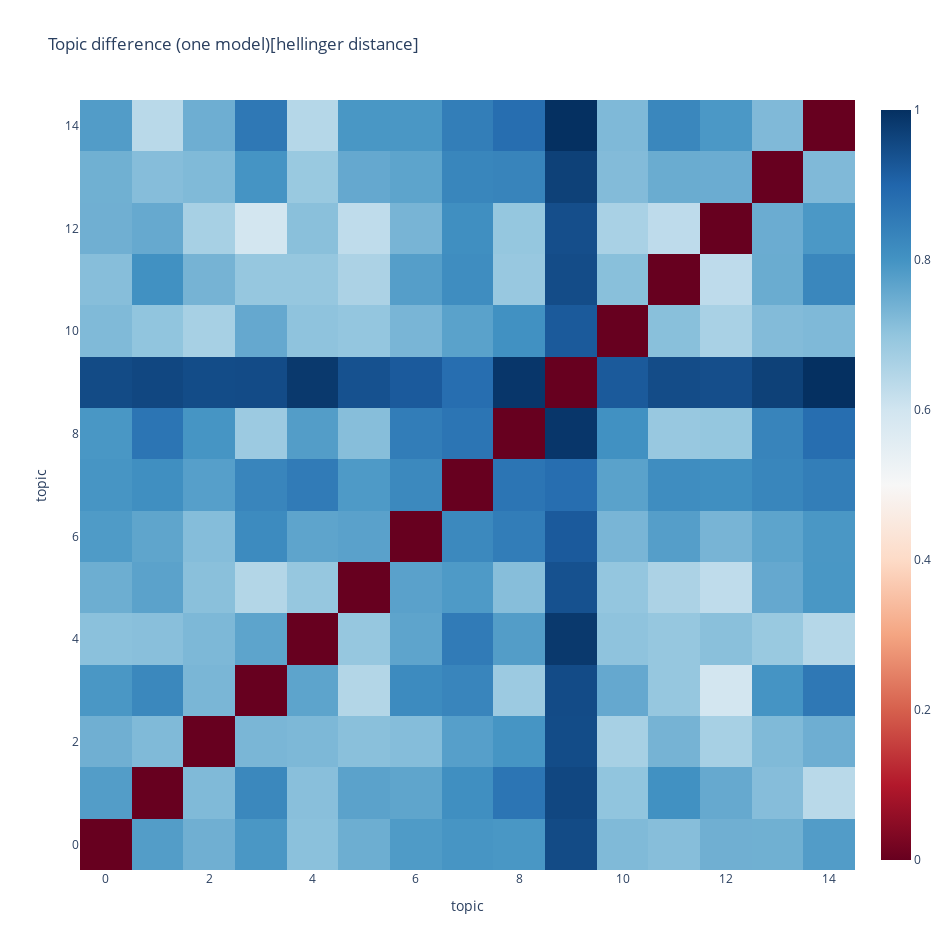

Notebook code for this chart:
### Markdown cell above
If you compare a model with itself, you want to see as many red elements as
possible (except on the diagonal). With this picture, you can look at the
"not very red elements" and understand which topics in the model are very
similar and why (you can read annotation if you move your pointer to cell).

Jaccard is a stable and robust distance function, but sometimes not sensitive
enough. Let's try to use the Hellinger distance instead.

### Code cell
mdiff, annotation = lda_fst.diff(lda_fst, distance='hellinger', num_words=50)
plot_difference(mdiff, title="Topic difference (one model)[hellinger distance]", annotation=annotation)

### Figure 1 — Plotly figure (JSON) as saved in the notebook; plotly's stock layout.template omitted (floating-point values rounded to 4 significant figures; data arrays with more than 128 entries replaced by an {"elided": "..."} marker saying what was removed)
{"data": [{"colorscale": [[0, "rgb(103,0,31)"], [0.1, "rgb(178,24,43)"], [0.2, "rgb(214,96,77)"], [0.3, "rgb(244,165,130)"], [0.4, "rgb(253,219,199)"], [0.5, "rgb(247,247,247)"], [0.6, "rgb(209,229,240)"], [0.7, "rgb(146,197,222)"], [0.8, "rgb(67,147,195)"], [0.9, "rgb(33,102,172)"], [1, "rgb(5,48,97)"]], "text": {"elided": "15x15 str values"}, "type": "heatmap", "z": {"elided": "15x15 float values"}}], "layout": {"height": 950, "title": {"text": "Topic difference (one model)[hellinger distance]"}, "width": 950, "xaxis": {"autorange": true, "range": [-0.5, 14.5], "title": {"text": "topic"}}, "yaxis": {"autorange": true, "range": [-0.5, 14.5], "title": {"text": "topic"}}}}
